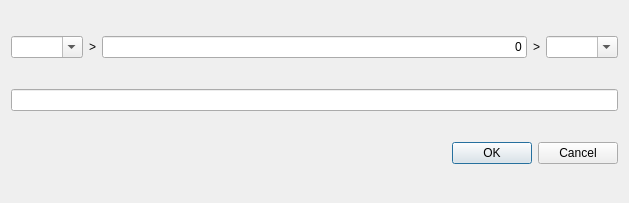
<?xml version="1.0" encoding="UTF-8"?>
<ui version="4.0">
 <class>Dialog</class>
 <widget class="QDialog" name="Dialog">
  <property name="geometry">
   <rect>
    <x>0</x>
    <y>0</y>
    <width>629</width>
    <height>203</height>
   </rect>
  </property>
  <property name="windowTitle">
   <string>Budget transfer</string>
  </property>
  <layout class="QVBoxLayout" name="verticalLayout">
   <item>
    <layout class="QHBoxLayout" name="horizontalLayout">
     <item>
      <widget class="QComboBox" name="from_">
       <property name="editable">
        <bool>true</bool>
       </property>
      </widget>
     </item>
     <item>
      <widget class="QLabel" name="label">
       <property name="text">
        <string>&gt;</string>
       </property>
      </widget>
     </item>
     <item>
      <widget class="QLineEdit" name="amount">
       <property name="text">
        <string>0</string>
       </property>
       <property name="alignment">
        <set>Qt::AlignRight|Qt::AlignTrailing|Qt::AlignVCenter</set>
       </property>
      </widget>
     </item>
     <item>
      <widget class="QLabel" name="label_2">
       <property name="text">
        <string>&gt;</string>
       </property>
      </widget>
     </item>
     <item>
      <widget class="QComboBox" name="to">
       <property name="editable">
        <bool>true</bool>
       </property>
      </widget>
     </item>
    </layout>
   </item>
   <item>
    <widget class="QLineEdit" name="desc">
     <property name="toolTip">
      <string>&lt;html&gt;&lt;head/&gt;&lt;body&gt;&lt;p&gt;Description&lt;/p&gt;&lt;/body&gt;&lt;/html&gt;</string>
     </property>
    </widget>
   </item>
   <item>
    <widget class="QDialogButtonBox" name="buttonBox">
     <property name="orientation">
      <enum>Qt::Horizontal</enum>
     </property>
     <property name="standardButtons">
      <set>QDialogButtonBox::Cancel|QDialogButtonBox::Ok</set>
     </property>
    </widget>
   </item>
  </layout>
 </widget>
 <resources/>
 <connections>
  <connection>
   <sender>buttonBox</sender>
   <signal>accepted()</signal>
   <receiver>Dialog</receiver>
   <slot>accept()</slot>
   <hints>
    <hint type="sourcelabel">
     <x>248</x>
     <y>254</y>
    </hint>
    <hint type="destinationlabel">
     <x>157</x>
     <y>274</y>
    </hint>
   </hints>
  </connection>
  <connection>
   <sender>buttonBox</sender>
   <signal>rejected()</signal>
   <receiver>Dialog</receiver>
   <slot>reject()</slot>
   <hints>
    <hint type="sourcelabel">
     <x>316</x>
     <y>260</y>
    </hint>
    <hint type="destinationlabel">
     <x>286</x>
     <y>274</y>
    </hint>
   </hints>
  </connection>
 </connections>
</ui>
